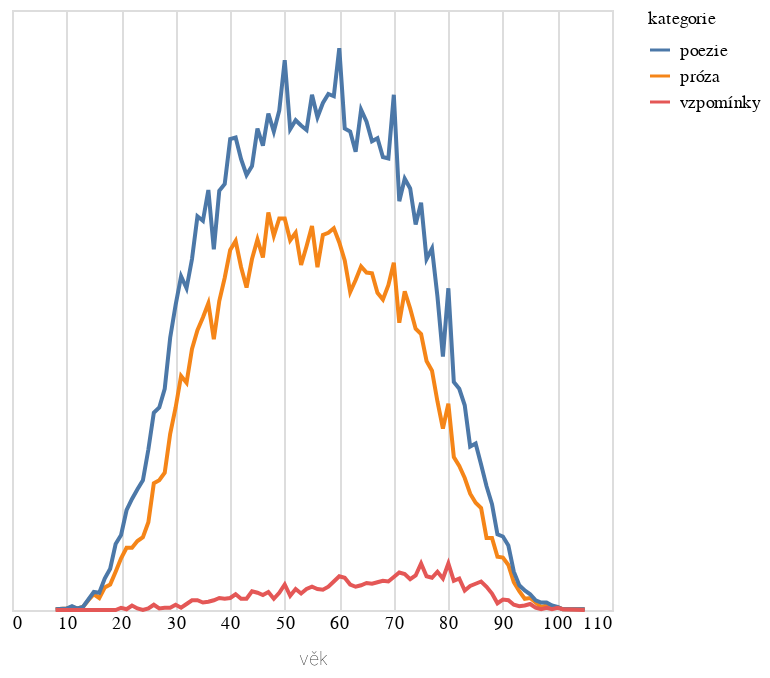

Here is the notebook cell this chart was saved with:
### Code cell
do_grafu2 = do_grafu.filter(pl.col("rok").is_between(1995,2025)).group_by(["vek","kategorie"]).len().rename({"len":"počet","vek":"věk"})
print(len(do_grafu.filter(pl.col("rok").is_between(1995,2025))))

alt.Chart(do_grafu2.to_pandas()).mark_line().encode(
    alt.X('věk:Q').axis(domain=False, tickSize=0),
    alt.Y('počet:Q').stack('zero').axis(None),
    alt.Color('kategorie:N')
)

### Figure 1 — Vega-Lite specification as saved in the notebook (floating-point values rounded to 4 significant figures; data arrays with more than 128 entries replaced by an {"elided": "..."} marker saying what was removed)
{"config": {"title": {"font": "Noticia Text", "fontSize": 12, "anchor": "start", "lineHeight": 19, "fontWeight": "bolder", "subtitleFont": "Noticia Text", "subtitleFontSize": 10, "subtitleLineHeight": 15, "subtitlePadding": 10, "dy": -10}, "axis": {"labelFont": "Asap", "titleFont": "Asap", "fontWeight": "lighter", "titleFontWeight": "lighter", "labelFontSize": 9, "titleFontSize": 9, "labelPadding": 2, "titlePadding": 9, "domainOpacity": 0, "tickColor": "#DCDDD6"}, "legend": {"labelFont": "Asap", "labelFontWeight": "normal", "titleFont": "Asap", "titleFontWeight": "normal", "labelFontSize": 9, "titleFontSize": 9}}, "data": {"name": "data-d765442cf0ff49cedffb2de6cfd279ad"}, "mark": {"type": "line"}, "encoding": {"color": {"field": "kategorie", "type": "nominal"}, "x": {"axis": {"domain": false, "tickSize": 0}, "field": "věk", "type": "quantitative"}, "y": {"axis": null, "field": "počet", "stack": "zero", "type": "quantitative"}}, "$schema": "https://vega.github.io/schema/vega-lite/v5.8.0.json", "datasets": {"data-d765442cf0ff49cedffb2de6cfd279ad": {"elided": "261 records"}}}
